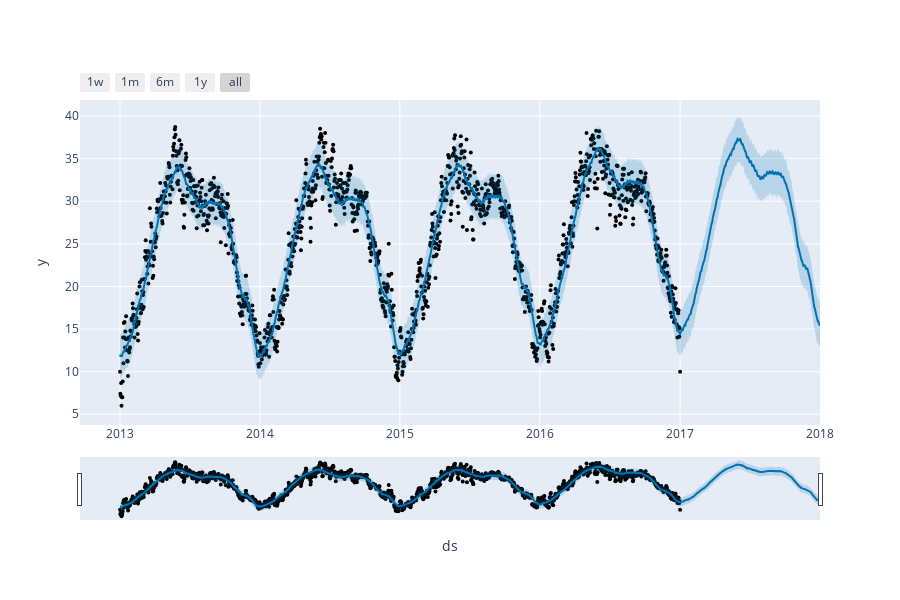

Notebook code for this chart:
### Code cell
from prophet import Prophet
from prophet.plot import plot_plotly, plot_components_plotly

# call the model 
model = Prophet()
# fit the data to the model
model.fit(df)
# make prediction 
future = model.make_future_dataframe(periods=365)
forecast = model.predict(future)
plot_plotly(model, forecast)

### Figure 1 — Plotly figure (JSON) as saved in the notebook; plotly's stock layout.template omitted (floating-point values rounded to 4 significant figures; data arrays with more than 128 entries replaced by an {"elided": "..."} marker saying what was removed)
{"data": [{"marker": {"color": "black", "size": 4}, "mode": "markers", "name": "Actual", "type": "scatter", "x": {"elided": "1462 str values"}, "y": {"elided": "1462 float values"}}, {"hoverinfo": "skip", "line": {"width": 0}, "mode": "lines", "type": "scatter", "x": {"elided": "1827 str values"}, "y": {"elided": "1827 float values"}}, {"fill": "tonexty", "fillcolor": "rgba(0, 114, 178, 0.2)", "line": {"color": "#0072B2", "width": 2}, "mode": "lines", "name": "Predicted", "type": "scatter", "x": {"elided": "1827 str values"}, "y": {"elided": "1827 float values"}}, {"fill": "tonexty", "fillcolor": "rgba(0, 114, 178, 0.2)", "hoverinfo": "skip", "line": {"width": 0}, "mode": "lines", "type": "scatter", "x": {"elided": "1827 str values"}, "y": {"elided": "1827 float values"}}], "layout": {"height": 600, "showlegend": false, "width": 900, "xaxis": {"rangeselector": {"buttons": [{"count": 7, "label": "1w", "step": "day", "stepmode": "backward"}, {"count": 1, "label": "1m", "step": "month", "stepmode": "backward"}, {"count": 6, "label": "6m", "step": "month", "stepmode": "backward"}, {"count": 1, "label": "1y", "step": "year", "stepmode": "backward"}, {"step": "all"}]}, "rangeslider": {"visible": true}, "title": {"text": "ds"}, "type": "date"}, "yaxis": {"title": {"text": "y"}}}}
